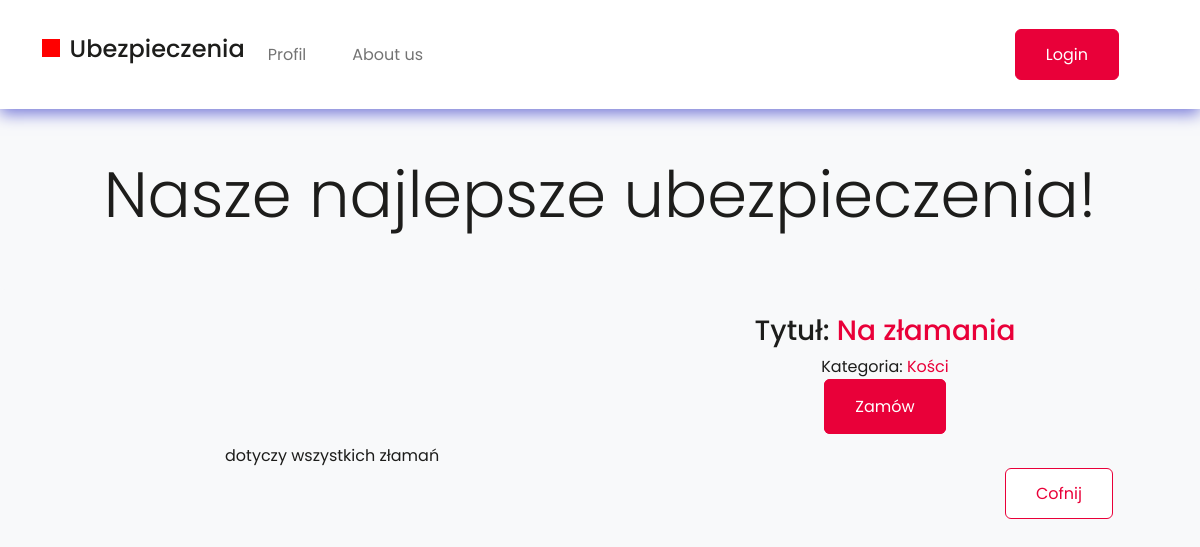
Before: /ubezpieczenie/5/ with the older database file.
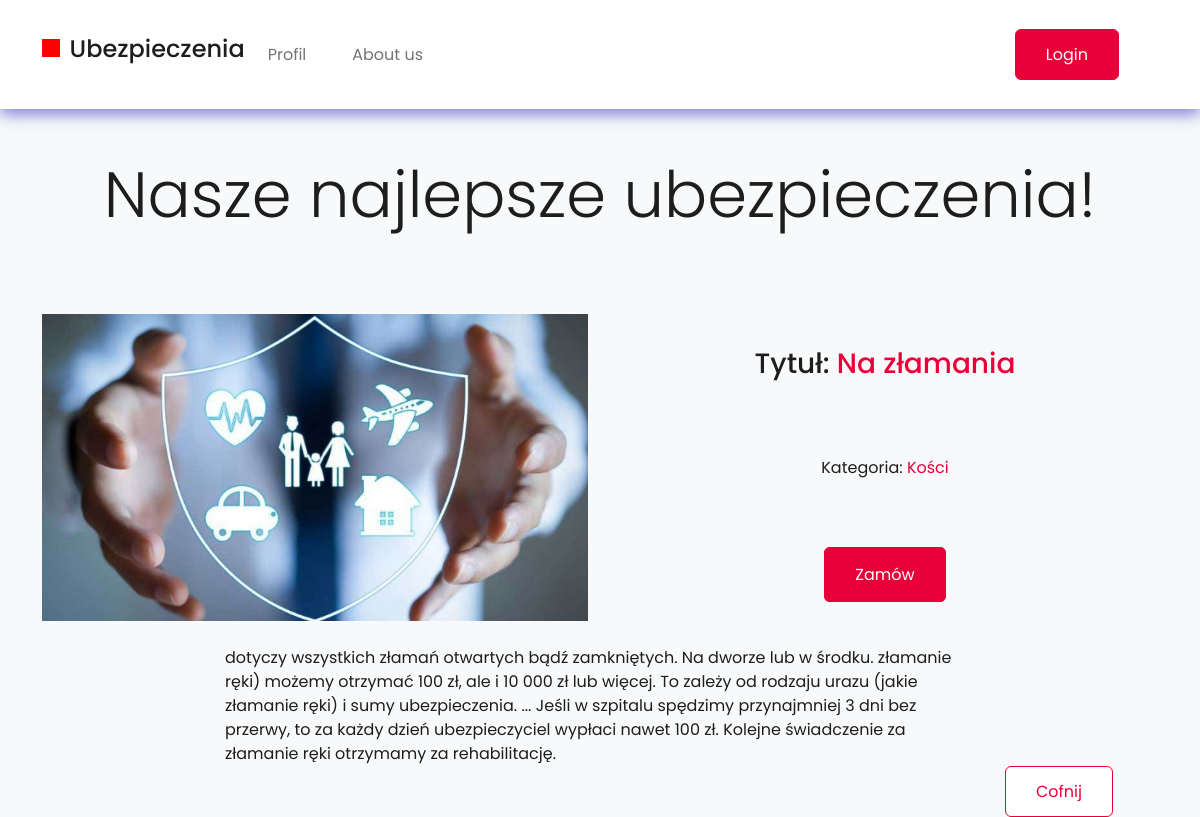
After: the same page with the newer database file.
### ubezpieczenia/models.py (models this page shows, shortened)
class Ubezpieczenie(models.Model):
    tytul = models.CharField(max_length=64, blank=False)
    opis = models.TextField(default="")
    premiera = models.DateField(null=True, blank=True)
    data_zakonczenia = models.DateField(null=True, blank=True)
    znizka = models.DecimalField(max_digits=4, decimal_places=2,
                                      null=True, blank=True)
    kategoria = models.TextField(default="")
    plakat = models.ImageField(upload_to="plakaty", null=True, blank=True)
    dodatkowe = models.OneToOneField(DodatkoweInfo, on_delete=models.CASCADE, null=True, blank=True)

### ubezpieczenia/views.py (the view)
# urls.py: path('ubezpieczenie/<int:id>/', ubezpieczenie, name="ubezpieczenie"),
def ubezpieczenie(request, id):
    ubezpieczenie = get_object_or_404(Ubezpieczenie, pk=id)
    return render(request,'ubezpieczenie.html', {'ubezpieczenie': ubezpieczenie})

### templates/ubezpieczenie.html (shortened to what this page needs)
<!DOCTYPE html>
<html lang="en">
  <head>
  </head>
  <body>
    {% include "nav.html" %}
    <div class="ubezpieczenie container">
      <div class="ubezpieczenie__innerContainer">
        <div class="row">
          <div class="col-md-6">
            <img
            {% load static %}
              src="{% static ubezpieczenie.plakat %}"
              alt=""
              class="ubezpieczenie__image"
            />
          </div>
          <div class="col-md-6">
            <div class="ubezpieczenie__content">
              <h3 class="ubezpieczenie__heading">Tytuł: <span>{{ubezpieczenie.tytul}}</span></h3>
              <p class="ubezpieczenie__category">Kategoria: <span>{{ubezpieczenie.kategoria}}</span></p>
              <div class="ubezpieczenie__CTA">
                              <a href="" class="button button__red">Zamów</a>
              </div>
            </div>
            </div>
          </div>
          <div class="ubezpieczenie__desc">{{ubezpieczenie.opis}}</div>
        </div>
                  <a style="position: absolute; right:5%" class="button button__whitered" href="{% url 'index' %}">Cofnij</a>
      </div>
  </body>
</html>

### templates/nav.html (shortened to what this page needs)
<link
  href="https://cdn.jsdelivr.net/npm/bootstrap@5.1.3/dist/css/bootstrap.min.css"
  rel="stylesheet"
/>
{% load static %}
<link rel="stylesheet" type="text/css" href="{% static 'style.css' %}" />
<nav class="navbar navbar-expand-lg navbar-light">
  <div class="container row-fluid">
    <div class="collapse navbar-collapse justify-content-between">
      <ul class="navbar-nav mr-auto mt-2 mt-lg-0">
        <li class="nav-item">
          <a class="d-flex align-items-baseline" href="index.html">
            <div class="redBox"></div>
            <h4>Ubezpieczenia</h4>
          </a>
        </li>
        <li class="nav-item">
          <a class="nav-link" href="profile.html">Profil</a>
        </li>
        <li class="nav-item">
          <a class="nav-link" href="#">About us</a>
        </li>
      </ul>
    </div>
    <ul class="nav m-4 navbar-nav justify-content-between">
      <div class="d-flex align-items-baseline">
        <li class="nav-item">
          {% if user.is_authenticated %} Zalogowano {{ user.username }}
        </li>
        <a class="button button__whitered" href="{% url 'logout' %}">Logout</a>
        {% else %}
        <a class="button button__red" href="{% url 'login' %}">Login</a>
        {% endif %}
      </div>
    </ul>
  </div>
</nav>
<div class="bg-light rounded-3 p-5 mb-4 hero">
  <h2 class="display-3">Nasze najlepsze ubezpieczenia!</h2>
</div>

### styles/style.css (style rules this page uses)
body { color: black; margin: 0; font-family: 'Poppins', sans-serif; --bs-bg-opacity: 1; background-color: rgba(var(--bs-light-rgb), var(--bs-bg-opacity)) !important; }
* { color: #1d1d1b; }
a { text-decoration: none !important; color: #1d1d1b; }
.nav-link, .nav-item { margin-right: 15px; }
.redBox { width: 1.1rem; height: 1.1rem; background-color: red; margin-right: 10px; }
.hero { width: 100%; }
.hero h2 { text-align: center; }
.navbar { padding: 5px 0px; background-color: #fff; -webkit-box-shadow: 0 5px 15px #787bd9; box-shadow: 0 5px 15px #787bd9; }
.navbar a { font-size: 16px; display: -webkit-box; display: -ms-flexbox; display: flex; -webkit-box-align: center; -ms-flex-align: center; align-items: center; }
.button { cursor: pointer; font-size: 16px; }
.button__whitered { line-height: 1.1875; background: #fff; border: 1px solid #e90039; border-radius: 6px; background: white; color: #e90039; padding: 15px 30px; -webkit-transition: background 0.5s linear; transition: background 0.5s linear; position: relative; z-index: 1; }
.button__red { line-height: 1.1875; color: #fff; border: 1px solid #e90039; border-radius: 6px; background: #e90039; padding: 15px 30px; -webkit-transition: background 0.5s linear; transition: background 0.5s linear; position: relative; z-index: 1; }
img { width: 100%; }
.ubezpieczenie { position: relative; }
.ubezpieczenie__content { height: 100%; -ms-flex-pack: distribute; justify-content: space-around; display: -webkit-box; display: -ms-flexbox; display: flex; -webkit-box-orient: vertical; -webkit-box-direction: normal; -ms-flex-direction: column; flex-direction: column; -webkit-box-align: center; -ms-flex-align: center; align-items: center; }
.ubezpieczenie .row { margin-bottom: 25px; }
@media (min-width: 768px) { .ubezpieczenie__desc { max-width: 750px; margin: auto; } }
.ubezpieczenie__heading span, .ubezpieczenie__category span { color: #e90039; }

Changed rows visible on the page:
changed Ubezpieczenie "Na złamania": plakat: picture added; opis "dotyczy wszystkich złamań" → "dotyczy wszystkich złamań otwartych bądź zamkniętych. Na dworze lub w środku. złamanie ręki) możemy otrzymać 100 zł, ale i 10 000 zł lub więcej. To zależy od rodzaju urazu (jakie złamanie ręki) i sumy ubezpieczenia. ... Jeśli w szpitalu spędzimy przynajmniej 3 dni bez przerwy, to za każdy dzień ubezpieczyciel wypłaci nawet 100 zł. Kolejne świadczenie za złamanie ręki otrzymamy za rehabilitację."
